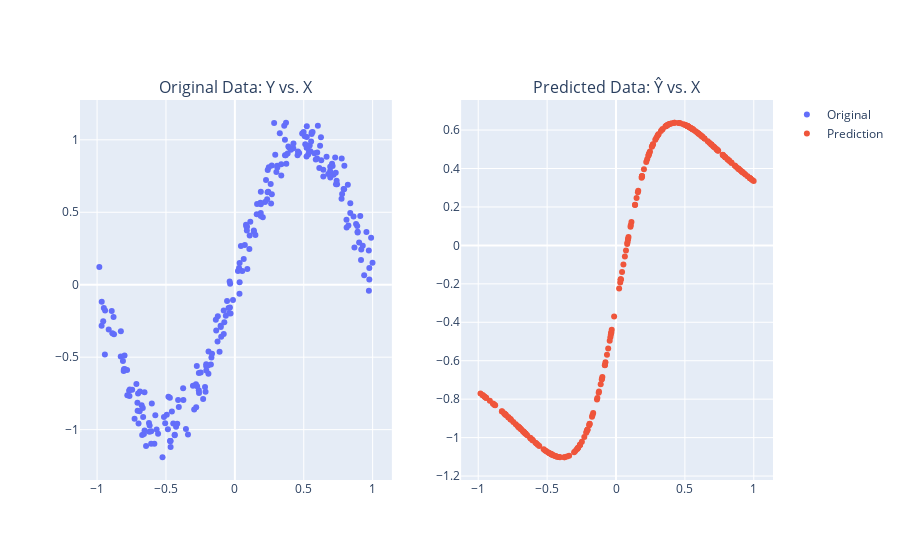

Notebook cell for this chart:
### Code cell
from plotly.subplots import make_subplots
X_flat = np.ravel(X)
y_flat = np.ravel(y)
y_pred_flat = np.ravel(y_predictions)

fig2 = make_subplots(1, 2, subplot_titles=("Original Data: Y vs. X", "Predicted Data: Ŷ vs. X"))
fig2.add_trace(go.Scatter(x = X_flat, y = y_flat, mode='markers', name='Original'), row=1, col=1)
fig2.add_trace(go.Scatter(x = X_flat, y = y_pred_flat, mode='markers', name='Prediction'), row=1, col=2)

### Figure 1 — Plotly figure (JSON) as saved in the notebook; plotly's stock layout.template omitted (floating-point values rounded to 4 significant figures; data arrays with more than 128 entries replaced by an {"elided": "..."} marker saying what was removed)
{"data": [{"mode": "markers", "name": "Original", "type": "scatter", "x": {"elided": "250 float values"}, "xaxis": "x", "y": {"elided": "250 float values"}, "yaxis": "y"}, {"mode": "markers", "name": "Prediction", "type": "scatter", "x": {"elided": "250 float values"}, "xaxis": "x2", "y": {"elided": "250 float values"}, "yaxis": "y2"}], "layout": {"annotations": [{"font": {"size": 16}, "showarrow": false, "text": "Original Data: Y vs. X", "x": 0.225, "xanchor": "center", "xref": "paper", "y": 1, "yanchor": "bottom", "yref": "paper"}, {"font": {"size": 16}, "showarrow": false, "text": "Predicted Data: Ŷ vs. X", "x": 0.775, "xanchor": "center", "xref": "paper", "y": 1, "yanchor": "bottom", "yref": "paper"}], "xaxis": {"anchor": "y", "domain": [0, 0.45]}, "xaxis2": {"anchor": "y2", "domain": [0.55, 1]}, "yaxis": {"anchor": "x", "domain": [0, 1]}, "yaxis2": {"anchor": "x2", "domain": [0, 1]}}}
